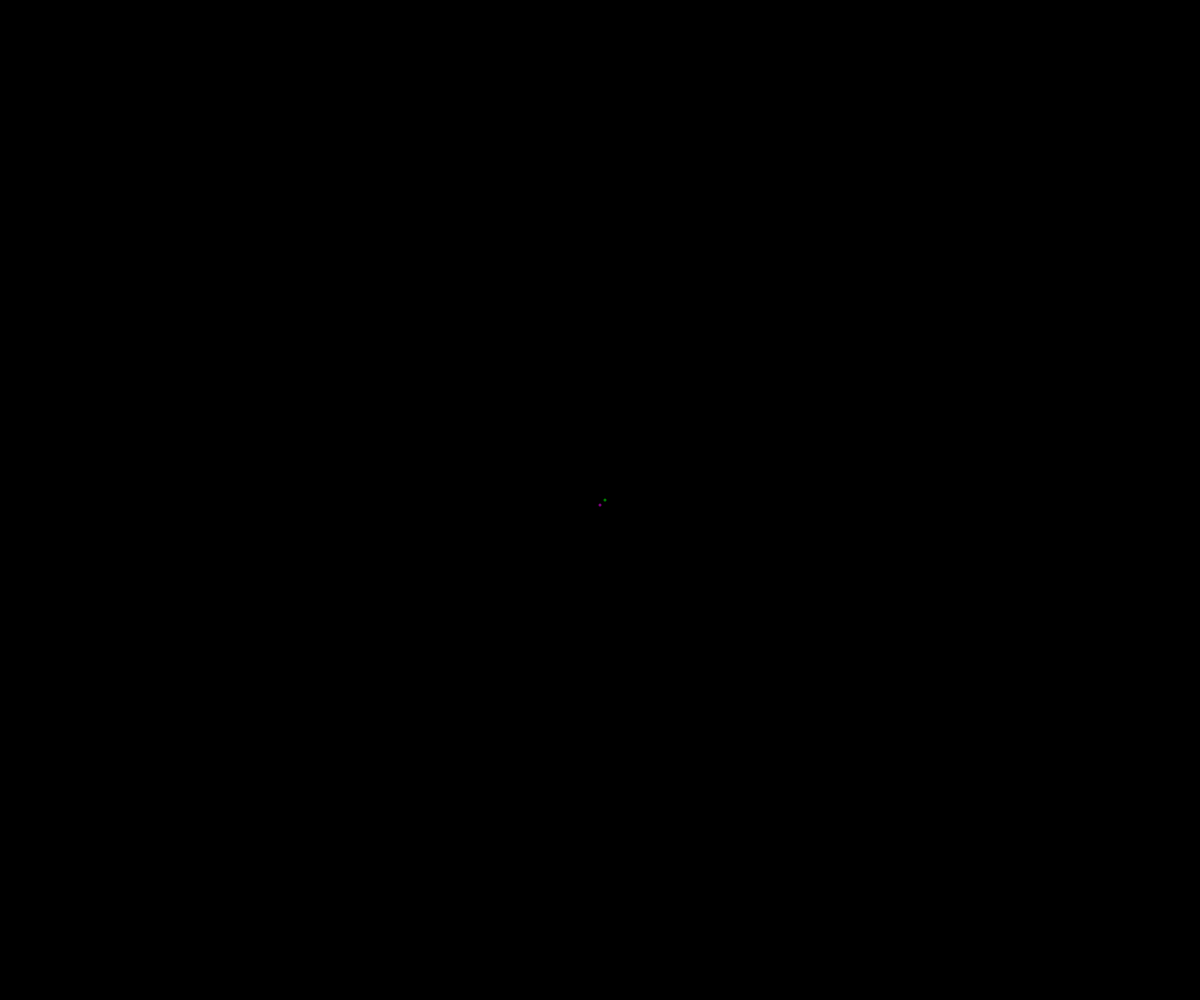
Frame 1 (no input)
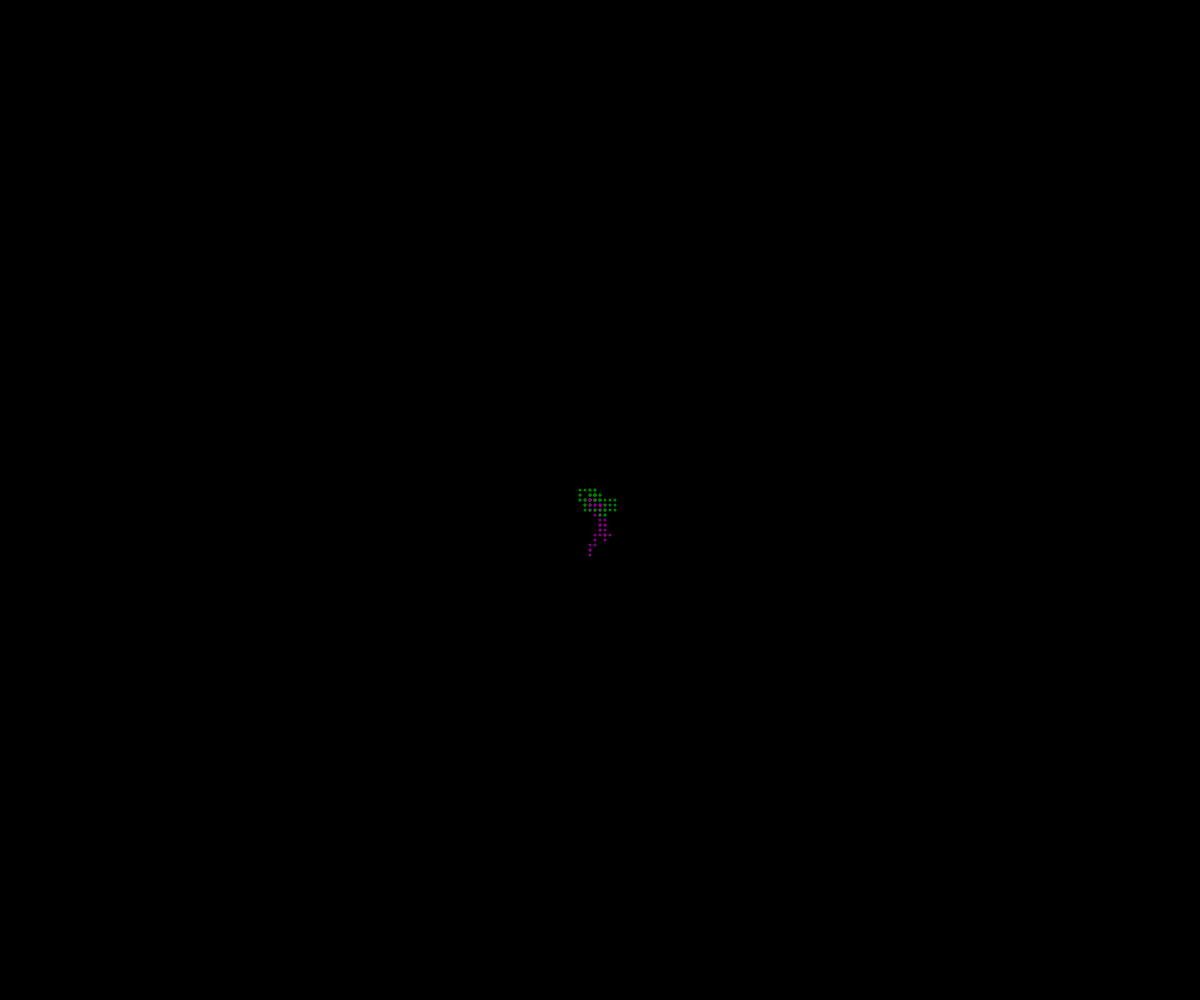
Frame 60 (no input)
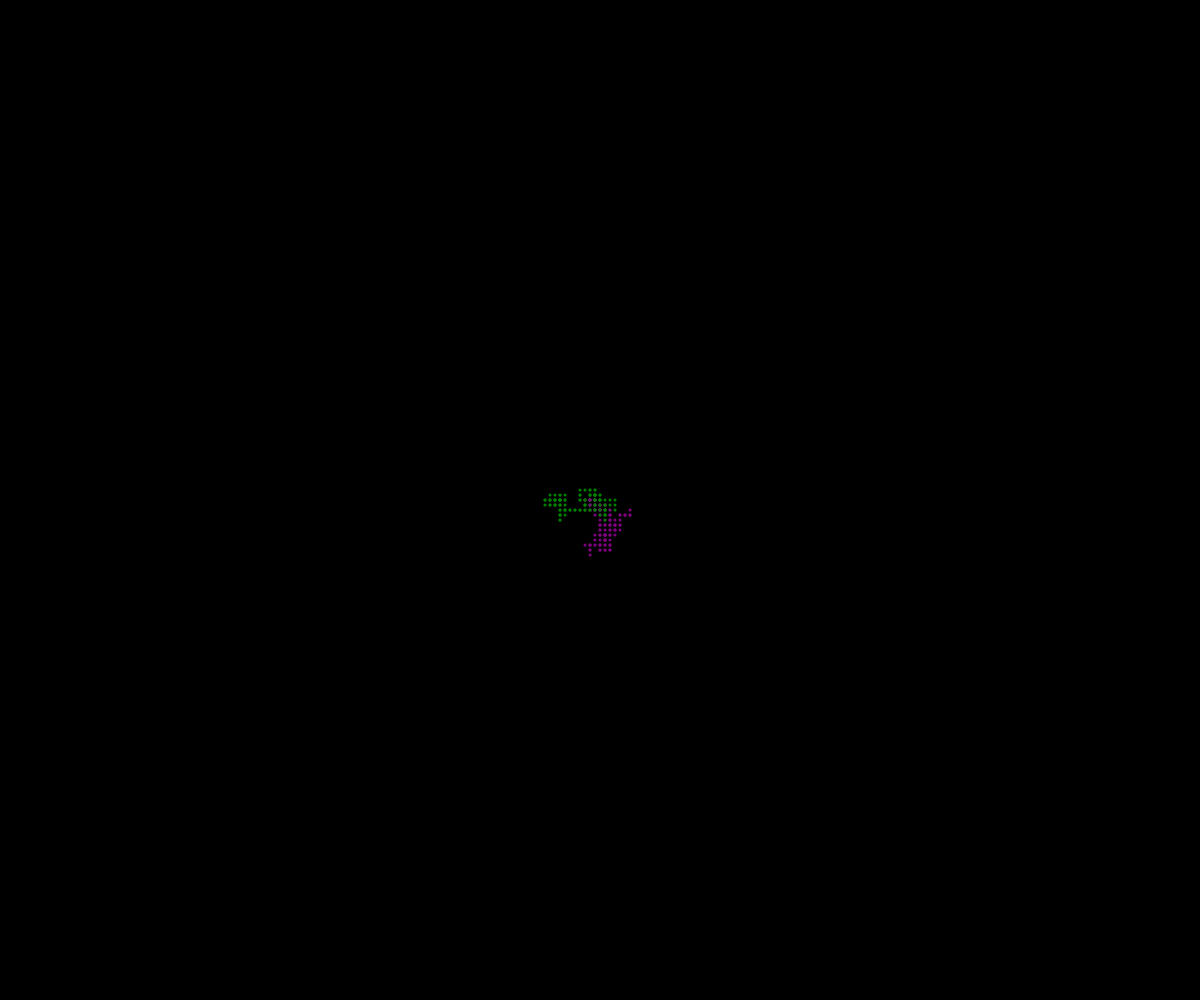
Frame 120 (the mouse pressed at the canvas centre since frame 60)

The p5.js sketch that drew these frames (run headless with seeded random() and noise() and a simulated clock; from frame 60 on, the mouse is pressed at the canvas centre):

// p5.js sketch
// ── sketch.js
// OOP Walker
// Jinny Kim
// 02. 01. 2021

let amy, noah;

function setup() {
  createCanvas(windowWidth, windowHeight);
  amy = new Walker(width/2, height/2, "purple"); //new copy of object
  noah = new Walker(width/2, height/2, "green"); //when calling "new", you are calling "constructor"

  background("black");

}

function draw() {
  amy.move();
  noah.move();
  amy.display();
  noah.display();
}

class Walker { //everything in a class is a function
  constructor(x, y, theColor) {
    this.x = x; //x value you passed in
    this.y = y; //y value you passed in
    this.color = theColor; //the color value you passed in
    this.speed = 5;
  }

  display() {
    noStroke();
    fill(this.color);
    ellipse(this.x, this.y, 3, 3);
  }

  move() {
    let choice = random(100);

    if (choice < 25) {
      this.x += this.speed;
    }
    else if (choice < 50) {
      this.x -= this.speed;
    }
    else if (choice < 75) {
      this.y += this.speed;
    }
    else {
      this.y -= this.speed;
    }

  }
}
